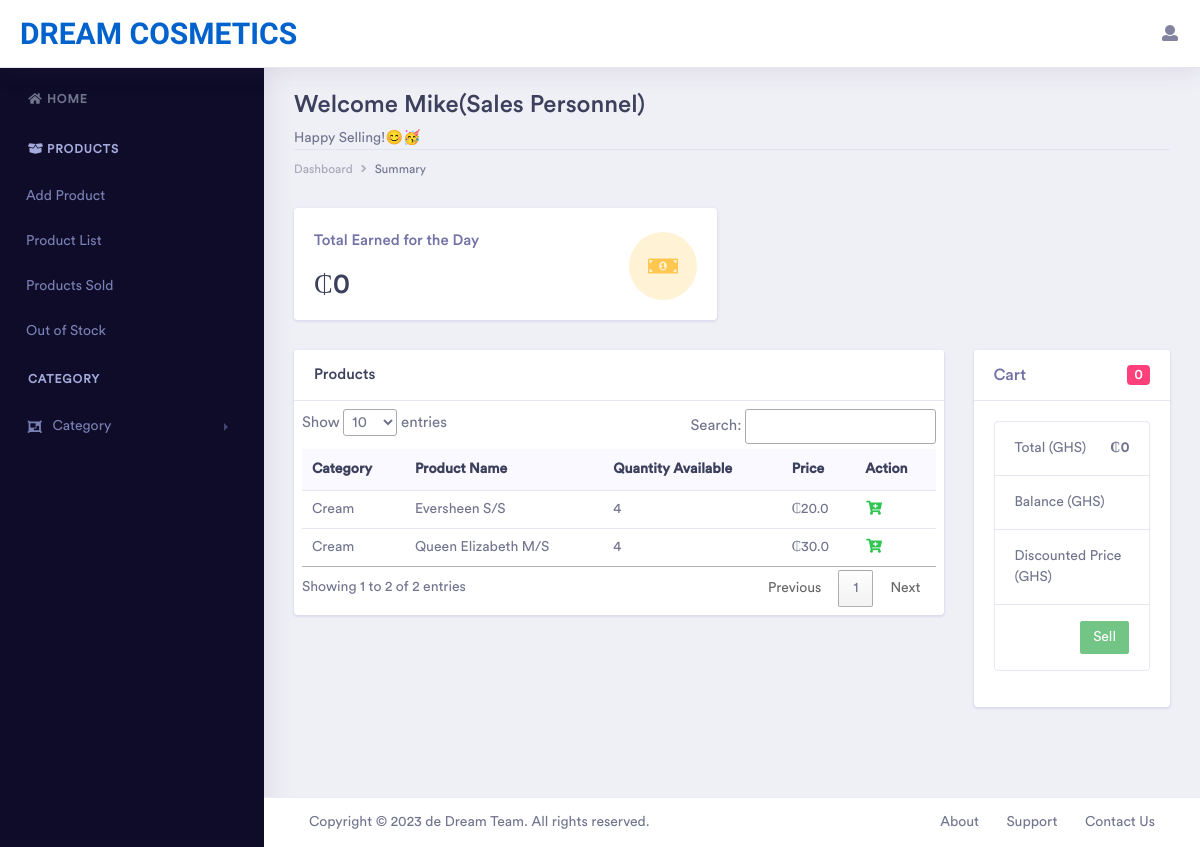
The page / (signed in) on the database as committed earlier.
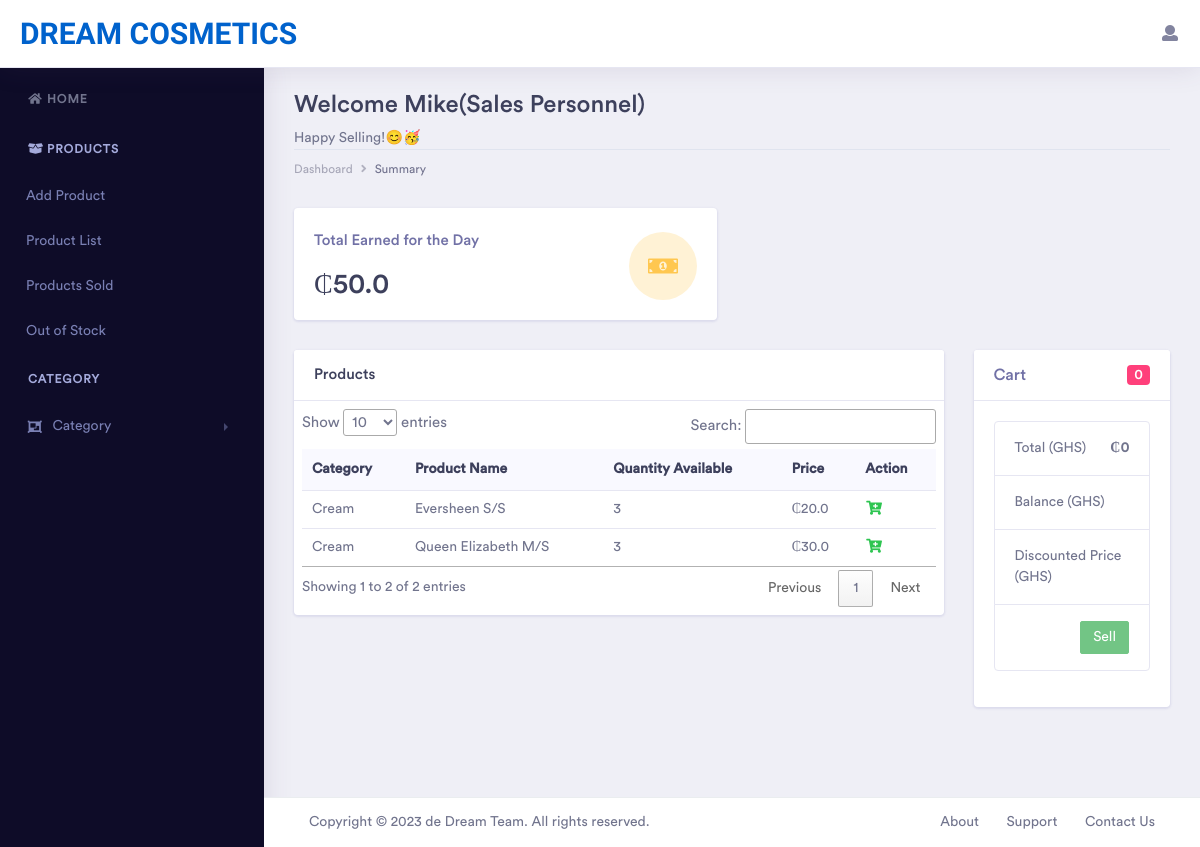
The same page on the database as committed later.
### pos_app/models.py (models this page shows, shortened)
class Product(models.Model):
    user = models.ForeignKey(CustomUser, on_delete=models.CASCADE)
    category = models.ForeignKey(Category, on_delete=models.CASCADE)
    domain = models.CharField(max_length=250, null=False, blank=False)
    name = models.CharField(max_length=250, null=False, blank=False)
    price = models.FloatField(null=False, blank=False)
    cost_price = models.FloatField(null=False, blank=True, default=0.0)
    quantity_available = models.PositiveIntegerField(null=False, blank=False)
    choices = (
        ("S/S", "S/S"),
        ("Q/S", "Q/S"),
        ("M/S", "M/S"),
        ("A/S", "A/S"),
        ("B/S", "B/S"),
        ("E/L", "E/L")
    )
    size = models.CharField(max_length=200, choices=choices)
    date_added = models.DateTimeField(auto_now_add=True)

class Category(models.Model):
    user = models.ForeignKey(CustomUser, on_delete=models.CASCADE)
    name = models.CharField(max_length=250, null=False, blank=False)
    domain = models.CharField(max_length=250, null=False, blank=False)
    description = models.CharField(max_length=250, null=True)
    status = models.BooleanField(default=1)
    date_added = models.DateTimeField(auto_now_add=True)
    def __str__(self):
        return self.name

### pos_app/views.py (the view, shortened to what this page needs)
# urls.py: 2. Add a URL to urlpatterns:  path('', views.home, name='home')
@login_required(login_url='login')
def home(request):
    user = models.CustomUser.objects.get(id=request.user.id)
    shop = models.StoreInfo.objects.get(domain=user.domain)
    shop_name = shop.name
    products = models.Product.objects.filter(domain=user.domain).order_by('name')
    day_sales = models.DaysSale.objects.filter(domain=user.domain)
    cart = models.Cart.objects.filter(domain=user.domain)
    cart_count = models.Cart.objects.filter(domain=user.domain).count()
    total = 0
    shop_total = 0
    day_total = 0
    for item in cart:
        total += item.product_qty * item.product.price
    for product in products:
        shop_total += product.quantity_available * product.price
    for sale in day_sales:
        day_total += sale.total_price
    context = {
        'products': products,
        'cart_items': cart,
        'count': cart_count,
        'cart_total': total,
        'shop_total': '{:,.2f}'.format(shop_total),
        'day_total': day_total,
        'shop_name': shop_name,
        'shop': shop
    }
    if user.role == "Cashier":
        return redirect('checkouts')
    else:
        return render(request, "layouts/index.html", context=context)

### pos_app/templates/layouts/index.html (shortened to what the changed rows need)
{% extends 'base.html' %}
{% block content %}
    <div class="dashboard-main-wrapper">
        <div class="dashboard-wrapper">
            <div class="dashboard-ecommerce">
                <div class="container-fluid dashboard-content ">
                    <div class="row">
                        <div class="col-xl-12 col-lg-12 col-md-12 col-sm-12 col-12">
                            <div class="page-header">
                                <h2 class="pageheader-title">Welcome {{ request.user.first_name }}({{ request.user.role }}) </h2>
                            </div>
                        </div>
                    </div>
                    <div class="ecommerce-widget">
                        <div class="row">
                            <div class="col-xl-6 col-lg-6 col-md-6 col-sm-12 col-12">
                                <div class="card">
                                    <div class="card-body">
                                        <div class="d-inline-block">
                                            <h5 class="text-muted">Total Earned for the Day</h5>
                                            <h2 class="mb-0">₵{{ day_total }}</h2>
                                        </div>
                                    </div>
                                </div>
                            </div>
                        </div>
                        <div class="row">
                            <div class="col-xl-9 col-lg-12 col-md-6 col-sm-12 col-12">
                                <div class="card">
                                    <div class="card-body p-2">
                                        <div class="table-responsive">
                                            <table class="table" id="myTable">
                                                <thead class="bg-light">
                                                    <tr class="border-0">
                                                        <th class="border-0">Category</th>
                                                        <th class="border-0">Product Name</th>
                                                        <th class="border-0">Quantity Available</th>
                                                        <th class="border-0">Price</th>
                                                        <th class="border-0">Action</th>
                                                    </tr>
                                                </thead>
                                                <tbody class="table-body">
                                                    {% if products %}
                                                        {% for product in products %}
                                                            <tr>
                                                                <td>{{ product.category }}</td>
                                                                <td>{{ product.name | capfirst }} {{ product.size }}</td>
                                                                {% if product.quantity_available == 0 %}
                                                                    <td><small class="badge badge-danger">Out of stock</small></td>
                                                                {% else %}
                                                                    <td>{{ product.quantity_available }}</td>
                                                                {% endif %}
                                                                <td>₵{{ product.price }}</td>
                                                                <td class="addToCartFromHome"><i class="fa fa-fw fa-cart-plus text-success"></i></td>
                                                            </tr>
                                                        {% endfor %}
                                                    {% endif %}
                                                </tbody>
                                            </table>
                                        </div>
                                    </div>
                                </div>
                            </div>
                        </div>
                    </div>
                </div>
            </div>
        </div>
    </div>
{% endblock %}

Rows that differ between the two databases and show on the page:
changed Product "Eversheen": quantity_available "4" → "3"
changed Product "Queen Elizabeth": quantity_available "4" → "3"
Other text that changed with them:
{{ day_total }}: "0" → "50.0"
